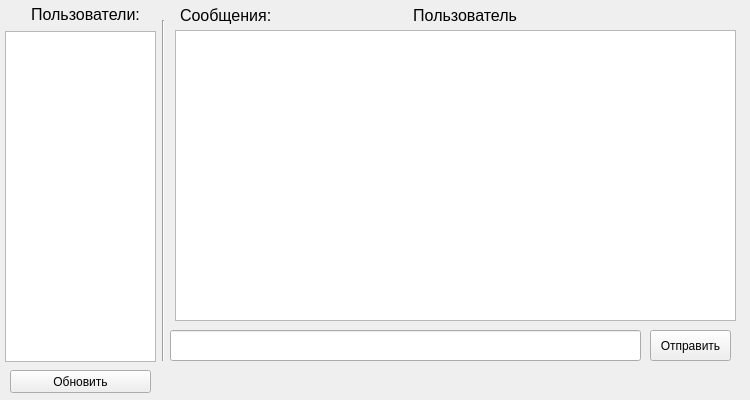
<?xml version="1.0" encoding="UTF-8"?>
<ui version="4.0">
 <class>MainWindow</class>
 <widget class="QMainWindow" name="MainWindow">
  <property name="geometry">
   <rect>
    <x>0</x>
    <y>0</y>
    <width>750</width>
    <height>400</height>
   </rect>
  </property>
  <property name="windowTitle">
   <string>Corporative Chat 1.0</string>
  </property>
  <widget class="QWidget" name="centralwidget">
   <widget class="QLineEdit" name="MessageLineEdit">
    <property name="geometry">
     <rect>
      <x>170</x>
      <y>330</y>
      <width>471</width>
      <height>31</height>
     </rect>
    </property>
   </widget>
   <widget class="QPushButton" name="SendButton">
    <property name="geometry">
     <rect>
      <x>650</x>
      <y>330</y>
      <width>81</width>
      <height>31</height>
     </rect>
    </property>
    <property name="text">
     <string>Отправить</string>
    </property>
   </widget>
   <widget class="Line" name="line">
    <property name="geometry">
     <rect>
      <x>143</x>
      <y>20</y>
      <width>41</width>
      <height>341</height>
     </rect>
    </property>
    <property name="orientation">
     <enum>Qt::Vertical</enum>
    </property>
   </widget>
   <widget class="QLabel" name="label">
    <property name="geometry">
     <rect>
      <x>10</x>
      <y>-1</y>
      <width>151</width>
      <height>31</height>
     </rect>
    </property>
    <property name="font">
     <font>
      <pointsize>12</pointsize>
      <weight>50</weight>
      <italic>false</italic>
      <bold>false</bold>
      <underline>false</underline>
      <strikeout>false</strikeout>
     </font>
    </property>
    <property name="text">
     <string>Пользователи:</string>
    </property>
    <property name="alignment">
     <set>Qt::AlignCenter</set>
    </property>
    <property name="margin">
     <number>0</number>
    </property>
   </widget>
   <widget class="QLabel" name="label_2">
    <property name="geometry">
     <rect>
      <x>180</x>
      <y>0</y>
      <width>171</width>
      <height>31</height>
     </rect>
    </property>
    <property name="font">
     <font>
      <pointsize>12</pointsize>
     </font>
    </property>
    <property name="text">
     <string>Сообщения:</string>
    </property>
   </widget>
   <widget class="QLabel" name="UserLabel">
    <property name="geometry">
     <rect>
      <x>296</x>
      <y>0</y>
      <width>221</width>
      <height>31</height>
     </rect>
    </property>
    <property name="font">
     <font>
      <pointsize>12</pointsize>
     </font>
    </property>
    <property name="layoutDirection">
     <enum>Qt::LeftToRight</enum>
    </property>
    <property name="text">
     <string>Пользователь</string>
    </property>
    <property name="alignment">
     <set>Qt::AlignRight|Qt::AlignTrailing|Qt::AlignVCenter</set>
    </property>
   </widget>
   <widget class="QPushButton" name="UpdateButton">
    <property name="geometry">
     <rect>
      <x>10</x>
      <y>370</y>
      <width>141</width>
      <height>23</height>
     </rect>
    </property>
    <property name="text">
     <string>Обновить</string>
    </property>
   </widget>
   <widget class="QListWidget" name="UserList">
    <property name="geometry">
     <rect>
      <x>5</x>
      <y>31</y>
      <width>151</width>
      <height>331</height>
     </rect>
    </property>
   </widget>
   <widget class="QListWidget" name="MessageList">
    <property name="geometry">
     <rect>
      <x>175</x>
      <y>30</y>
      <width>561</width>
      <height>291</height>
     </rect>
    </property>
   </widget>
  </widget>
 </widget>
 <resources/>
 <connections/>
</ui>
